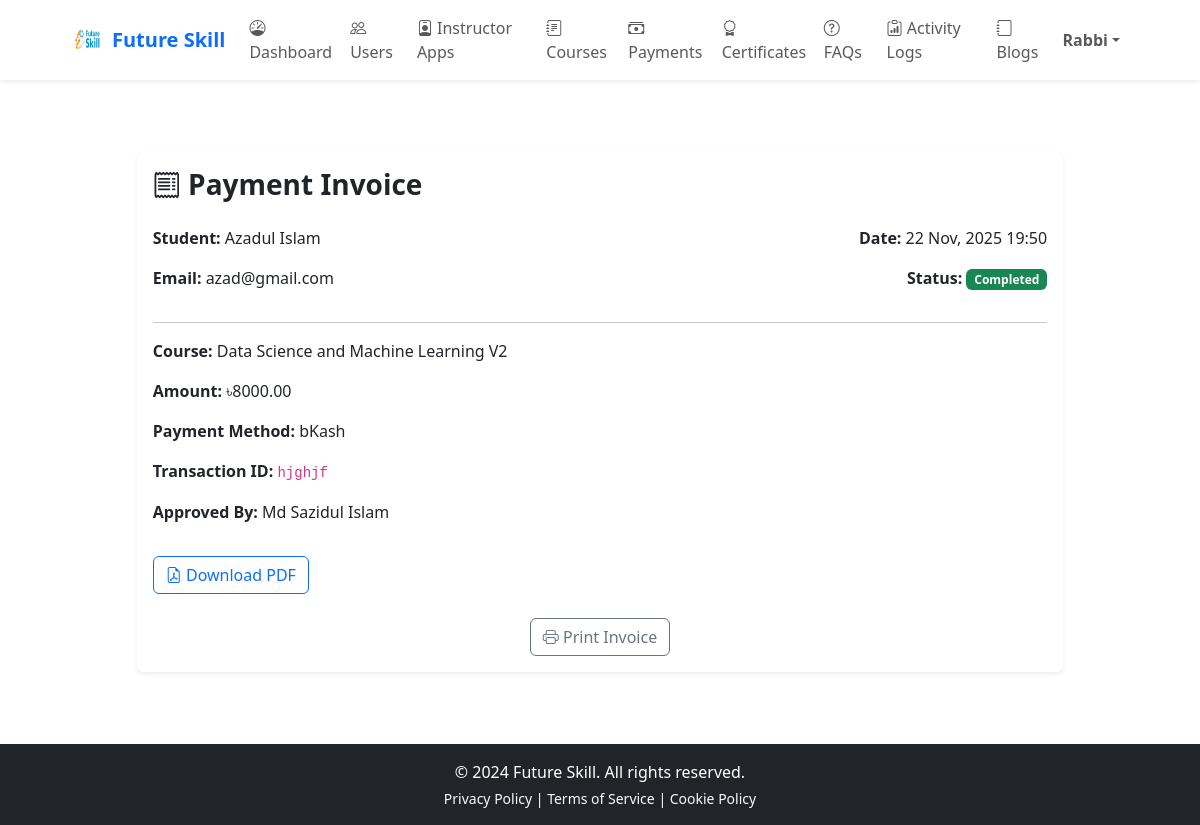
The page /payments/invoice/24/ (signed in) on the database its author committed.
### apps/accounts/models.py (models this page shows, shortened)
class User(AbstractUser):
    STUDENT = "student"
    INSTRUCTOR = "instructor"
    ADMIN = "admin"
    LEARNER = "learner"
    ROLE_CHOICES = (
        (STUDENT, "Student"),
        (INSTRUCTOR, "Instructor"),
        (ADMIN, "Admin"),
    )
    role = models.CharField(
        max_length=20,
        choices=ROLE_CHOICES,
        default=STUDENT,
    )
    avatar = models.ImageField(upload_to="avatars/", null=True, blank=True)
    is_approved = models.BooleanField(default=False)

### apps/payments/models.py (models this page shows, shortened)
class Payment(models.Model):
    PROVIDER_BKASH = "bkash"
    PROVIDER_NAGAD = "nagad"
    PROVIDER_ROCKET = "rocket"
    PROVIDER_BANK = "bank"
    PROVIDER_OTHER = "other"
    PAYMENT_PROVIDERS = [
        (PROVIDER_BKASH, "bKash"),
        (PROVIDER_NAGAD, "Nagad"),
        (PROVIDER_ROCKET, "Rocket"),
        (PROVIDER_BANK, "Bank Transfer"),
        (PROVIDER_OTHER, "Other"),
    ]
    STATUS_PENDING = "Pending"
    STATUS_COMPLETED = "Completed"
    STATUS_FAILED = "Failed"
    STATUS_REJECTED = "Rejected"
    STATUS_REFUNDED = "Refunded"
    STATUS_CHOICES = [
        (STATUS_PENDING, "Pending"),
        (STATUS_COMPLETED, "Completed"),
        (STATUS_FAILED, "Failed"),
        (STATUS_REJECTED, "Rejected"),
        (STATUS_REFUNDED, "Refunded"),
    ]
    user = models.ForeignKey(
        settings.AUTH_USER_MODEL, related_name="payments", on_delete=models.CASCADE
    )
    course = models.ForeignKey(
        Course, related_name="payments", on_delete=models.CASCADE
    )
    amount = models.DecimalField(max_digits=10, decimal_places=2)
    discount_applied = models.DecimalField(max_digits=10, decimal_places=2, null=True, blank=True)
    status = models.CharField(max_length=20, choices=STATUS_CHOICES, default=STATUS_PENDING)
    provider = models.CharField(max_length=50, choices=PAYMENT_PROVIDERS)
    provider_tx_id = models.CharField("Transaction ID", max_length=255)
    approved_by = models.ForeignKey(
        settings.AUTH_USER_MODEL,
        null=True,
        blank=True,
        related_name="approved_payments",
        on_delete=models.SET_NULL,
    )
    approved_at = models.DateTimeField(null=True, blank=True)
    refunded_at = models.DateTimeField(null=True, blank=True)
    note = models.TextField(blank=True, null=True)
    created_at = models.DateTimeField(auto_now_add=True)
    updated_at = models.DateTimeField(auto_now=True)
    class Meta:
        ordering = ["-created_at"]
        indexes = [
            models.Index(fields=["status"]),
            models.Index(fields=["provider"]),
            models.Index(fields=["provider_tx_id"]),
        ]

### apps/courses/models.py (models this page shows, shortened)
class Course(models.Model):
    STATUS_DRAFT = "draft"
    STATUS_PENDING = "pending"
    STATUS_APPROVED = "approved"
    STATUS_REJECTED = "rejected"
    STATUS_PUBLISHED = "published"
    STATUS_ARCHIVED = "archived"
    STATUS_CHOICES = [
        (STATUS_DRAFT, "Draft"),
        (STATUS_PENDING, "Pending Approval"),
        (STATUS_APPROVED, "Approved"),
        (STATUS_REJECTED, "Rejected"),
        (STATUS_PUBLISHED, "Published"),
        (STATUS_ARCHIVED, "Archived"),
    ]
    LEVEL_BEGINNER = "beginner"
    LEVEL_INTERMEDIATE = "intermediate"
    LEVEL_ADVANCED = "advanced"
    LEVEL_CHOICES = [
        (LEVEL_BEGINNER, "Beginner"),
        (LEVEL_INTERMEDIATE, "Intermediate"),
        (LEVEL_ADVANCED, "Advanced"),
    ]
    title = models.CharField(max_length=255)
    slug = models.SlugField(unique=True, blank=True)
    short_description = models.CharField(max_length=300, blank=True)
    description = models.TextField(blank=True)  # full description
    language = models.CharField(max_length=50, default="en")
    level = models.CharField(max_length=20, choices=LEVEL_CHOICES, default=LEVEL_BEGINNER)
    instructor = models.ForeignKey(
        settings.AUTH_USER_MODEL, on_delete=models.CASCADE, related_name='courses'
    )
    category = models.ForeignKey(Category, on_delete=models.SET_NULL, null=True, blank=True)
    price = models.DecimalField(max_digits=10, decimal_places=2, default=0)
    discount_price = models.DecimalField(max_digits=10, decimal_places=2, null=True, blank=True)
    status = models.CharField(max_length=20, choices=STATUS_CHOICES, default=STATUS_DRAFT)
    status_note = models.TextField(blank=True, help_text="Optional notes for approval/rejection.")
    approved_at = models.DateTimeField(null=True, blank=True)
    approved_by = models.ForeignKey(
        settings.AUTH_USER_MODEL,
        on_delete=models.SET_NULL,
        null=True,
        blank=True,
        related_name="approved_courses",
    )
    published_at = models.DateTimeField(null=True, blank=True)
    thumbnail = models.ImageField(upload_to="course_thumbnails/", blank=True, null=True)
    created_at = models.DateTimeField(auto_now_add=True)
    updated_at = models.DateTimeField(auto_now=True)

### apps/payments/views.py (the view)
# urls.py: path("invoice/<int:payment_id>/", views.payment_invoice, name="payment_invoice"),
@login_required
def payment_invoice(request, payment_id):
    payment = get_object_or_404(Payment, id=payment_id)
    if payment.user != request.user and not is_staff_or_admin(request.user):
        return HttpResponseForbidden("Not allowed")
    return render(request, "payments/payment_invoice.html", {"payment": payment})

### apps/core/context_processors.py (called while the page is built, shortened)
def user_role_context(request):
    user = getattr(request, "user", None)
    role = getattr(user, "role", None)
    is_student = role in ("student", "learner")
    is_instructor = role == "instructor"
    is_admin = role == "admin" or getattr(user, "is_staff", False)
    return {
        "user_role": role,
        "is_student_user": is_student,
        "is_instructor_user": is_instructor,
        "is_admin_user": is_admin,
    }

### apps/payments/views.py (called while the page is built)
def is_staff_or_admin(user):
    return user.is_authenticated and (user.is_staff or getattr(user, "role", "") == "admin")

### templates/payments/payment_invoice.html (shortened to what this page needs)
{% extends "base.html" %}
{% block content %}
<div class="container mt-5 mb-5">
  <div class="card shadow-sm border-0">
    <div class="card-body">
      <h3 class="fw-bold mb-4"><i class="bi bi-receipt"></i> Payment Invoice</h3>
      <div class="row">
        <div class="col-md-6">
          <p><strong>Student:</strong> {{ payment.user.get_full_name|default:payment.user.username }}</p>
          <p><strong>Email:</strong> {{ payment.user.email }}</p>
        </div>
        <div class="col-md-6 text-end">
          <p><strong>Date:</strong> {{ payment.created_at|date:"d M, Y H:i" }}</p>
          <p><strong>Status:</strong>
            {% if payment.status == "Completed" %}
              <span class="badge bg-success">{{ payment.status }}</span>
            {% elif payment.status == "Pending" %}
              <span class="badge bg-warning text-dark">{{ payment.status }}</span>
            {% elif payment.status == "Rejected" %}
              <span class="badge bg-danger">{{ payment.status }}</span>
            {% elif payment.status == "Refunded" %}
              <span class="badge bg-info text-dark">{{ payment.status }}</span>
            {% else %}
              <span class="badge bg-secondary">{{ payment.status }}</span>
            {% endif %}
          </p>
        </div>
      </div>
      <hr>
      <p><strong>Course:</strong> {{ payment.course.title }}</p>
      <p><strong>Amount:</strong> &#2547;{{ payment.amount }}</p>
      <p><strong>Payment Method:</strong> {{ payment.get_provider_display }}</p>
      <p><strong>Transaction ID:</strong> <code>{{ payment.provider_tx_id }}</code></p>
      {% if payment.approved_by %}
      <p><strong>Approved By:</strong> {{ payment.approved_by.get_full_name|default:payment.approved_by.username }}</p>
      {% endif %}
      <a href="{% url 'payments:payment_invoice_pdf' payment.id %}" class="btn btn-outline-primary mt-3">
        <i class="bi bi-file-earmark-pdf"></i> Download PDF
      </a>
      <div class="text-center mt-4">
        <button class="btn btn-outline-secondary" onclick="window.print()"><i class="bi bi-printer"></i> Print Invoice</button>
      </div>
    </div>
  </div>
</div>
{% endblock %}

### templates/partials/header_admin.html (shortened to what this page needs)
{% load static %}
<nav class="navbar navbar-expand-lg navbar-light bg-white shadow-sm sticky-top">
  <div class="container">
    <a class="navbar-brand d-flex align-items-center fw-bold" href="{% url 'admin_tools:dashboard' %}">
      <img src="{% static 'images/logo.png' %}" width="32" height="32" class="me-2" alt="Future Skill">
      <span class="text-primary">Future Skill</span>
    </a>
    <div class="collapse navbar-collapse" id="adminTopNav">
      <ul class="navbar-nav me-auto">
        <li class="nav-item"><a class="nav-link" href="{% url 'admin_tools:dashboard' %}"><i class="bi bi-speedometer"></i> Dashboard</a></li>
        <li class="nav-item"><a class="nav-link" href="{% url 'admin_tools:user_management_list' %}"><i class="bi bi-people"></i> Users</a></li>
        <li class="nav-item"><a class="nav-link" href="{% url 'admin_tools:instructor_applications' %}"><i class="bi bi-person-badge"></i> Instructor Apps</a></li>
        <li class="nav-item"><a class="nav-link" href="{% url 'admin_tools:admin_course_list' %}"><i class="bi bi-journal-text"></i> Courses</a></li>
        <li class="nav-item"><a class="nav-link" href="{% url 'payments:admin_payments' %}"><i class="bi bi-cash-stack"></i> Payments</a></li>
        <li class="nav-item"><a class="nav-link" href="{% url 'admin_tools:certificate_list' %}"><i class="bi bi-award"></i> Certificates</a></li>
        <li class="nav-item"><a class="nav-link" href="{% url 'admin_tools:faq_manage' %}"><i class="bi bi-question-circle"></i> FAQs</a></li>
        <li class="nav-item"><a class="nav-link" href="{% url 'admin_tools:admin_logs' %}"><i class="bi bi-clipboard-data"></i> Activity Logs</a></li>
        <li class="nav-item"><a class="nav-link" href="{% url 'admin_tools:blog_admin_list' %}"><i class="bi bi-journal"></i> Blogs</a></li>
      </ul>
      <ul class="navbar-nav ms-auto align-items-center">
        <li class="nav-item dropdown">
          <a class="nav-link dropdown-toggle fw-semibold" href="#" data-bs-toggle="dropdown">{{ request.user.get_full_name|default:request.user.username }}</a>
        </li>
      </ul>
    </div>
  </div>
</nav>

### templates/base.html (style rules this page uses)
.container, .container-fluid { max-width: 90% !important; margin-left: auto; margin-right: auto; }

### rows shown on the page
User: user.get_full_name "Rabbi"
Payment: user.get_full_name "Azadul Islam", user.email "azad@gmail.com", created_at "22 Nov, 2025 19:50", status "Completed", course "Data Science and Machine Learning V2", amount "8000.00", provider "bKash", provider_tx_id "hjghjf", approved_by.get_full_name "Md Sazidul Islam"

### other values the page prints
{{ now.year|default:"2024" }} "2024"
